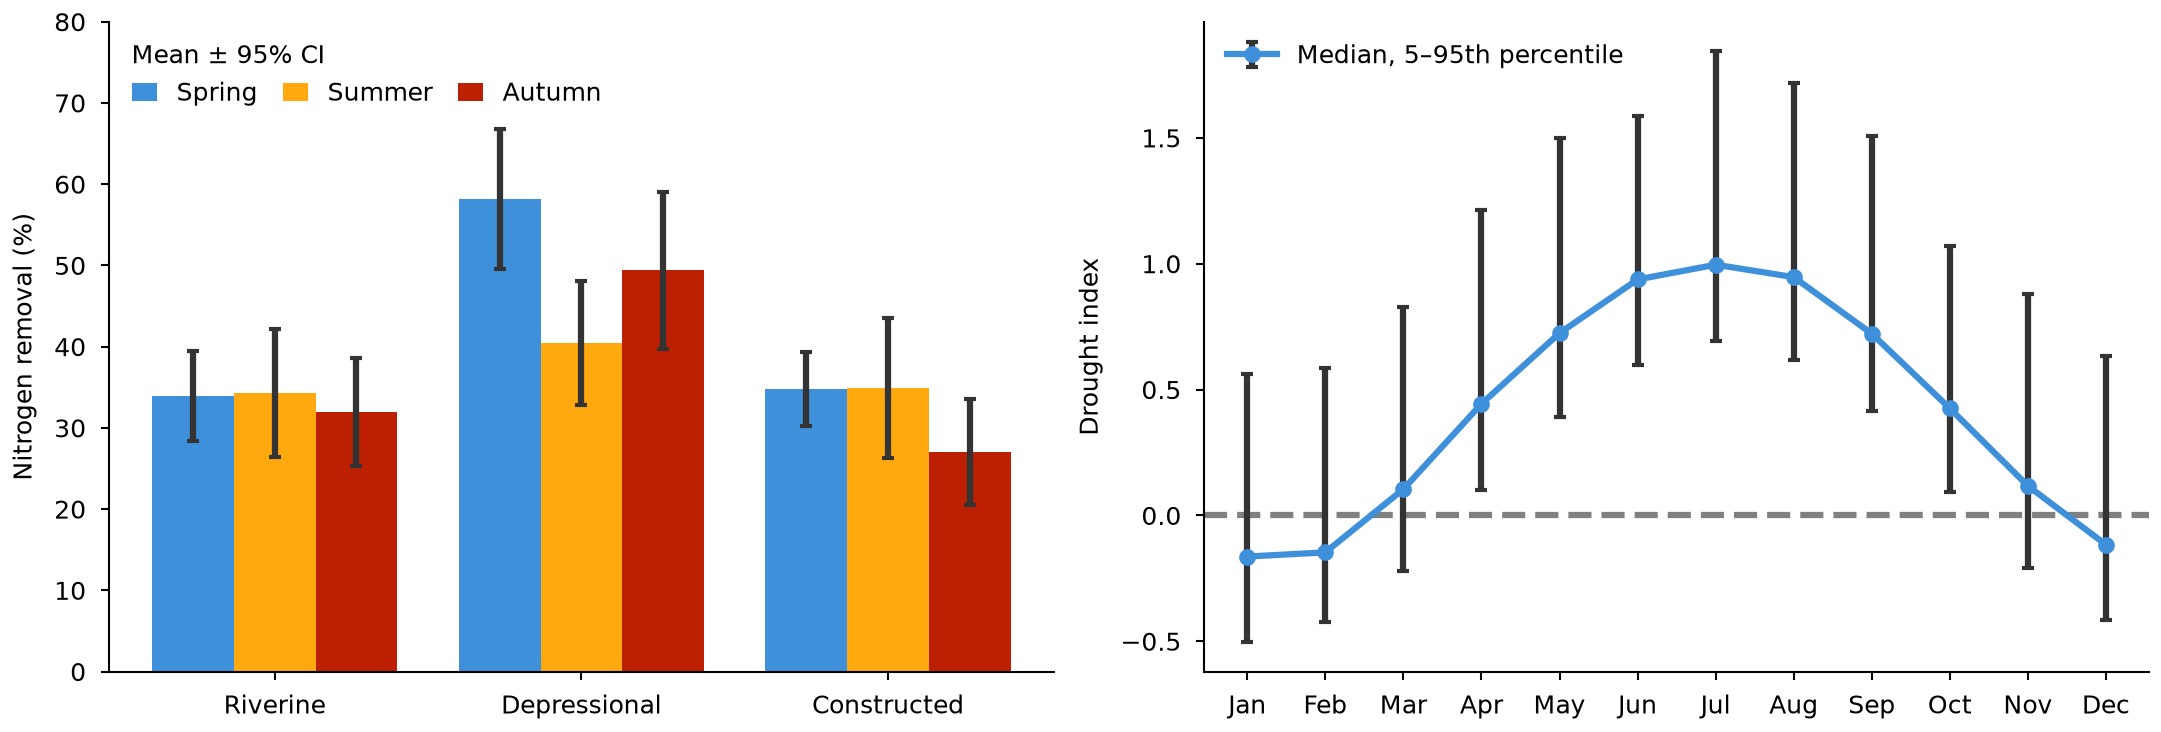

Recreate this plot in Python.
"""Error bars on grouped bars and on a series of points, with their meaning printed.

Synthetic replicate measurements and monthly draws; writes snippet.png next to this file.
"""

import os
from pathlib import Path

import matplotlib.pyplot as plt
import numpy as np

MM = 1 / 25.4
STYLE_DIR = Path(__file__).resolve().parent / "../../../styles"
WETLANDS = ("Riverine", "Depressional", "Constructed")
SEASONS = {"Spring": "C0", "Summer": "C1", "Autumn": "C2"}
REPLICATES = 8
ERROR = {"ecolor": "0.2", "capsize": 1.5}
MONTHS = ("Jan", "Feb", "Mar", "Apr", "May", "Jun",
          "Jul", "Aug", "Sep", "Oct", "Nov", "Dec")


def bars_with_ci(ax, rng):
    width = 0.8 / len(SEASONS)
    position = np.arange(len(WETLANDS))
    for i, (season, color) in enumerate(SEASONS.items()):
        samples = rng.normal(rng.uniform(20, 60, len(WETLANDS)), 8,
                             (REPLICATES, len(WETLANDS)))
        mean = samples.mean(axis=0)
        # 95% confidence interval of the mean; t(0.975, 7) = 2.365 for 8 replicates.
        half = 2.365 * samples.std(axis=0, ddof=1) / np.sqrt(REPLICATES)
        x = position + (i - (len(SEASONS) - 1) / 2) * width
        ax.bar(x, mean, width=width, color=color, label=season)
        ax.errorbar(x, mean, yerr=half, fmt="none", **ERROR)
    ax.set_xticks(position, WETLANDS)
    ax.set(ylim=(0, 80), ylabel="Nitrogen removal (%)")
    ax.legend(title="Mean ± 95% CI", alignment="left", loc="upper left", ncols=3,
              frameon=False, handlelength=1, columnspacing=1)


def points_with_quantiles(ax, rng):
    month = np.arange(12)
    draws = (0.6 * np.sin((month - 3) / 12 * 2 * np.pi)
             + rng.gamma(2, 0.25, (400, 12)))
    median = np.median(draws, axis=0)
    low, high = np.percentile(draws, [5, 95], axis=0)
    # yerr takes distances from the point, not the interval ends.
    ax.errorbar(month, median, yerr=[median - low, high - median], fmt="-o",
                color="C0", ms=3, **ERROR, label="Median, 5–95th percentile")
    ax.axhline(0, color="0.5", ls="--", zorder=0)
    ax.set_xticks(month, MONTHS)
    ax.set(ylabel="Drought index")
    ax.legend(loc="upper left", frameon=False)


def main():
    rng = np.random.default_rng(8)
    default = STYLE_DIR / "default.mplstyle"
    sheets = [default] if default.is_file() else []
    if selected := os.environ.get("CEDALION_STYLE"):
        sheet = Path(selected).expanduser()
        sheets.append(sheet if sheet.is_file() else STYLE_DIR / (selected.removesuffix(".mplstyle") + ".mplstyle"))
    width_mm = float(os.environ.get("CEDALION_WIDTH_MM", 183))
    with plt.style.context(sheets):
        fig, axes = plt.subplots(1, 2, figsize=(width_mm * MM, 62 * MM),
                                 layout="constrained")
        bars_with_ci(axes[0], rng)
        points_with_quantiles(axes[1], rng)
        fig.savefig(os.environ.get("CEDALION_SNIPPET_PNG", Path(__file__).with_name("snippet.png")), dpi=300)
        plt.close(fig)


if __name__ == "__main__":
    main()
